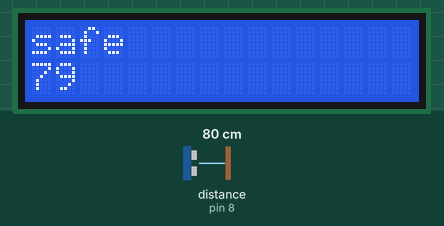
Recording of a sketch running on a simulated Arduino Uno, built with avr-gcc and run on an emulated ATmega328P. On the bench: 16×2 character LCD. Wiring (inferred from the names in the program): ultrasonic range finder: trigger pin 9; echo pin 8. The inputs (shaded band) are chosen by the test bench; at power-on: distance to the obstacle (sensor on pin 8) 80 cm. The echo pulse lasts 58.3 µs per cm; what the sketch prints to the serial monitor is not drawn.

Above: at 1.2 s.
1.3 s: distance to the obstacle (sensor on pin 8) set to 2 cm
At 2.5 s:
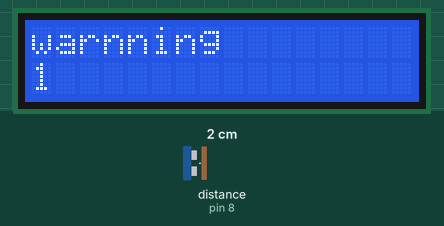
2.8 s: distance to the obstacle (sensor on pin 8) set to 4 cm
At 3.9 s:
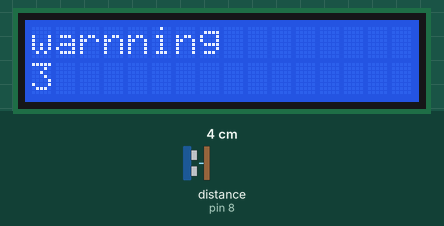
4.4 s: distance to the obstacle (sensor on pin 8) set to 9 cm
At 5.3 s:
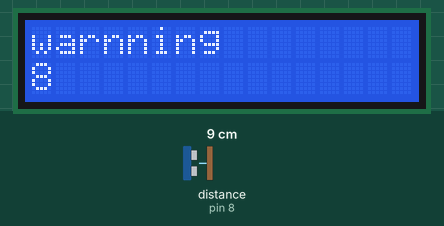
Timing chart, 0 to 7.4 s (numbered marks = the images above; inputs shaded):
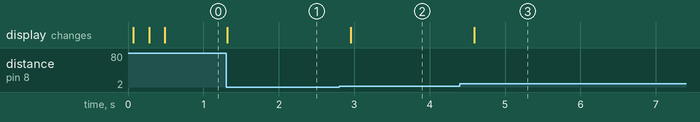

Measured:
- after the input at 1.3 s, the display: changes at once (image 1)
- after the input at 2.8 s, the display: changes after 0.15 s (image 2)
- after the input at 4.4 s, the display: changes after 0.19 s (image 3)

The sketch:

lcd.ino
```cpp
#include <LiquidCrystal.h>
// lcd
//D4 2
//D5 3
//D6 4
//D7 5
//E  11
//RW GND
//RS 12
//V0 R(1k) GND
//VDD(VCC) +
//VSS(GND) GND

//조도(빛)센서
//한쪽은 +, 한쪽은 10k, 저항 왼쪽은 GND, 저항오른쪽은 A0

//초음파 센서
#define TRIG 9
#define ECHO 8

LiquidCrystal lcd(12, 11, 2, 3, 4, 5); //변수 초기화

void setup() {
  Serial.begin(9600);
  lcd.begin(16, 2); //16열 2행
  pinMode(TRIG, OUTPUT);
  pinMode(ECHO, INPUT);

}

void loop() {

  digitalWrite(TRIG, LOW);
  delayMicroseconds(2);
  digitalWrite(TRIG, HIGH);
  delayMicroseconds(2);
  digitalWrite(TRIG, LOW);

  long distance = pulseIn(ECHO, HIGH) / 58.2;
  Serial.println(distance);
  lcd.clear();
  lcd.setCursor(0, 0);
  if (distance > 10) {

    lcd.print("safe");
    lcd.setCursor(0, 1);
    lcd.print("");
    lcd.print(distance);
  } else {

    lcd.print("warnning");
    lcd.setCursor(0, 1);
    lcd.print("");
    lcd.print(distance);
  }
  delay(200);

}
```
